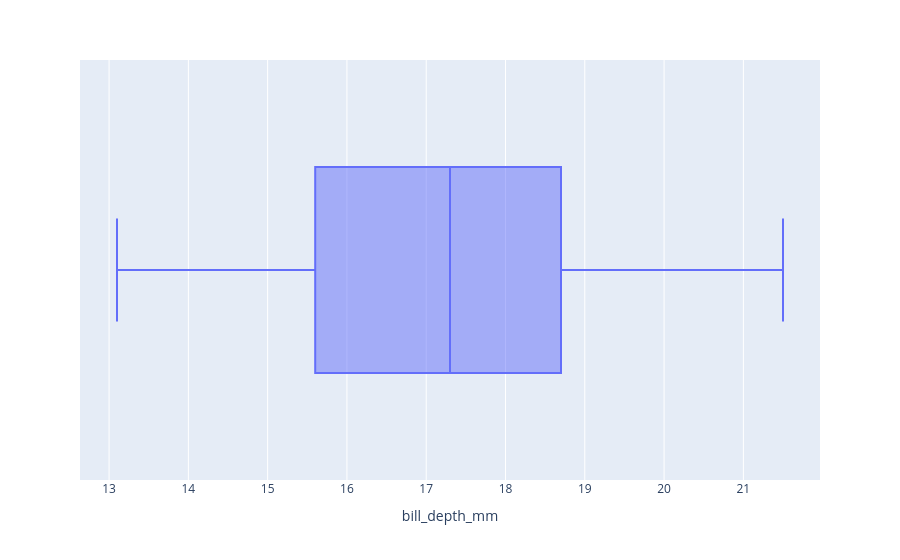

The notebook cell this image was saved under:
### Code cell
px.box(df,x='bill_depth_mm')

### Figure 1 — Plotly figure (JSON) as saved in the notebook; plotly's stock layout.template omitted (floating-point values rounded to 4 significant figures; data arrays with more than 128 entries replaced by an {"elided": "..."} marker saying what was removed)
{"data": [{"alignmentgroup": "True", "hovertemplate": "bill_depth_mm=%{x}<extra></extra>", "legendgroup": "", "marker": {"color": "#636efa"}, "name": "", "notched": false, "offsetgroup": "", "orientation": "h", "showlegend": false, "type": "box", "x": {"elided": "344 float values"}, "x0": " ", "xaxis": "x", "y0": " ", "yaxis": "y"}], "layout": {"boxmode": "group", "legend": {"tracegroupgap": 0}, "margin": {"t": 60}, "xaxis": {"anchor": "y", "domain": [0, 1], "title": {"text": "bill_depth_mm"}}, "yaxis": {"anchor": "x", "domain": [0, 1]}}}
